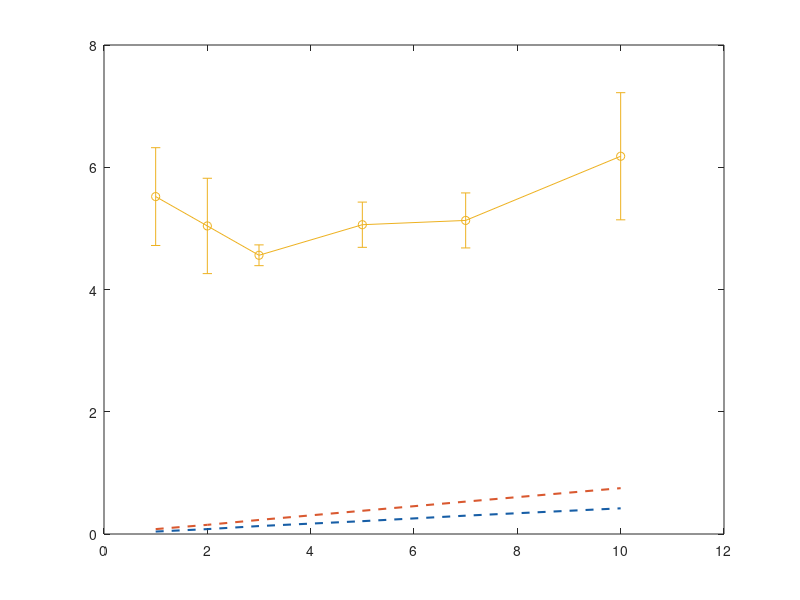

Here is the MATLAB script that generated this plot: (Note: this script raises an error after producing the figure.)
%% Line+sd graphs
% Data
theta0 = [1,2,3,5,7,10];

%model
lqr_model = [0.04, 0.08, 0.13, 0.21, 0.30, 0.42];
pid_model = [0.08, 0.15, 0.23 ,0.38 ,0.53 ,0.75];

%real results(avr+sd)
lqr_mean = [5.52, 5.04, 4.56, 5.06, 5.13, 6.18]; %RMStht_lqr
lqr_sd = [0.80, 0.78, 0.17, 0.37, 0.45, 1.04]; % LQR Standard deviation
pid_mean = [6.20, 6.64, 5.21, 8.52, 10.95, 13.12];
pid_sd = [1.33, 0.66, 1.45, 2.57, 1.97, 1.61];

%graphs
figure;
plot(theta0, lqr_model, '--', 'Color', [0.09 0.37 0.65], 'LineWidth', 1.5);
hold on;
plot(theta0, pid_model, '--', 'Color', [0.85 0.35 0.19], 'LineWidth', 1.5);

errorbar(theta0, lqr_mean, lqr_sd, '-o', 'Color', [0.09 0.37 0.65], 'LineWidth', 1.5, 'MarkerFaceColor',[0.09 0.37 0.65]);
hold on;
errorbar(theta0, pid_mean, pid_sd, '-o', 'Color', [0.85 0.35 0.19], 'LineWidth', 1.5, 'MarkerFaceColor',[0.85 0.35 0.19]);

% axes and labels
xlabel('\theta_0 (deg)');
ylabel('RMS{\theta}(deg)');
title('MODEL vs REALITY: RMS{\theta} ');
legend('LQR-Model', 'PID-Model','LQR-Reality', 'PID-Reality', 'Location', 'best');
grid on;
box off;
